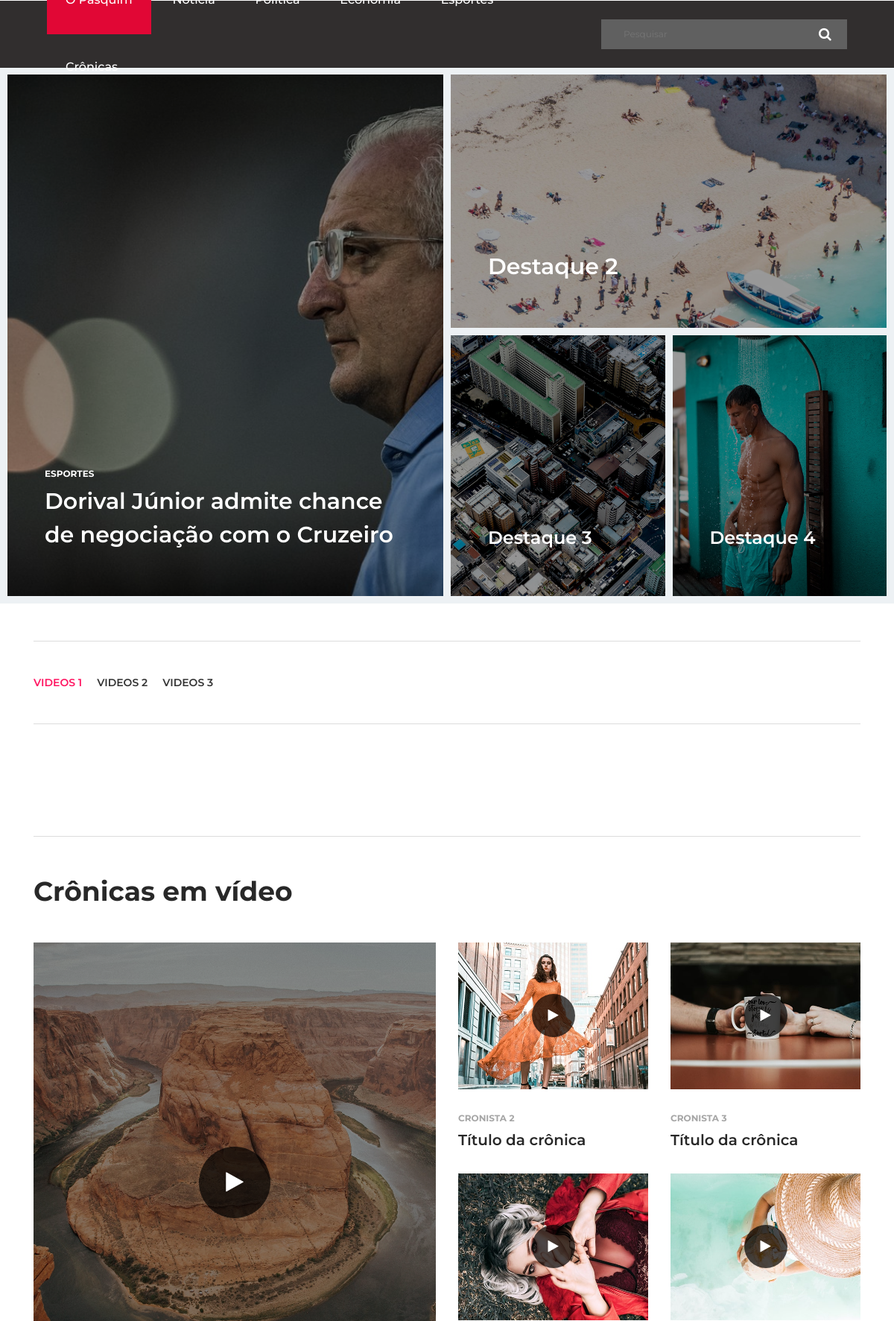
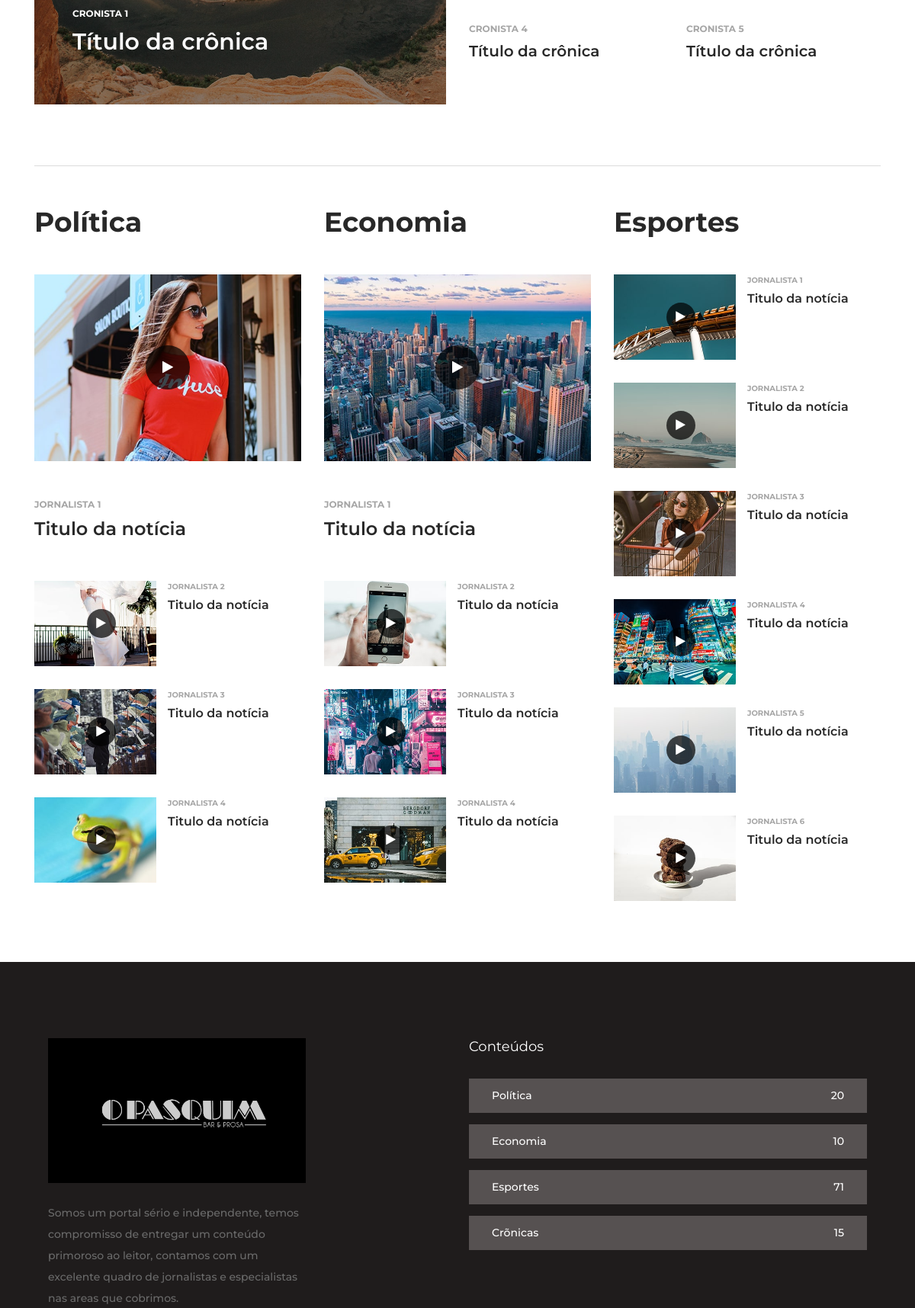
The page / (upper part) on the database its author committed (2 pictures, top to bottom).
### tables this page shows
CREATE TABLE `noticias` (
  `id` int(11) NOT NULL AUTO_INCREMENT,
  `titulo` varchar(255) NOT NULL,
  `subtitulo` varchar(255) NOT NULL,
  `texto` varchar(55500) DEFAULT NULL,
  `imagens` varchar(255) NOT NULL,
  `videos` varchar(255) DEFAULT NULL,
  `tags` varchar(255) NOT NULL,
  `id_categoria` int(11) DEFAULT NULL,
  `id_usuario` int(11) DEFAULT NULL,
  `datahora` varchar(150) DEFAULT NULL,
  PRIMARY KEY (`id`),
  KEY `id_categoria` (`id_categoria`),
  KEY `id_usuario` (`id_usuario`),
  CONSTRAINT `noticias_ibfk_1` FOREIGN KEY (`id_usuario`) REFERENCES `usuarios` (`id`),
  CONSTRAINT `noticias_ibfk_2` FOREIGN KEY (`id_categoria`) REFERENCES `categorias` (`id`),
  CONSTRAINT `noticias_ibfk_3` FOREIGN KEY (`id_usuario`) REFERENCES `usuarios` (`id`)
);

CREATE TABLE `categorias` (
  `id` int(11) NOT NULL AUTO_INCREMENT,
  `categoria` varchar(255) NOT NULL,
  PRIMARY KEY (`id`)
);

### index.php (the view, shortened to what the rows shown need)
<?php
    include('admin/class/Conexao.php');
    include('admin/class/Portal.php');
    $destaques = Portal::destaques($conexao);
?>
<!DOCTYPE html>
<html lang="pt-br">
<head>
    <link rel="stylesheet" href="style.css">
</head>
<body>
    <div class="hero-area d-flex flex-wrap">
        <div class="hero-single-section">
            <div class="single-welcome-post bg-img item1 wow fadeInUp" data-wow-delay="300ms" style="background-image: url(<?php echo $destaques[0]['imagens']; ?>);">
                <div class="welcome-post-content">
                    <div class="single-blog-post white">
                        <div class="blog-content">
                            <a href="#" class="post-tag"><?php echo $destaques[0]['categoria']; ?></a>
                            <a href="#" class="post-title"><?php echo $destaques[0]['titulo']; ?></a>
                        </div>
                    </div>
                </div>
            </div>
        </div>
    </div>
    <section class="travel-videos-area">
        <div class="container">
            <div class="travel-videos-content">
                <div class="row">
                    <div class="col-12">
                        <div class="section-heading wow fadeInUp" data-wow-delay="200ms">
                            <h2>Crônicas em vídeo</h2>
                        </div>
                    </div>
                </div>
            </div>
        </div>
    </section>
    <section class="small-videos-area">
        <div class="container">
            <div class="small-videos-content">
                <div class="row">
                    <div class="col-12 col-md-6 col-lg-4">
                        <div class="section-heading wow fadeInUp" data-wow-delay="200ms">
                            <h2>Política</h2>
                        </div>
                    </div>
                    <div class="col-12 col-md-6 col-lg-4">
                        <div class="section-heading wow fadeInUp" data-wow-delay="200ms">
                            <h2>Economia</h2>
                        </div>
                    </div>
                    <div class="col-12 col-md-6 col-lg-4">
                        <div class="section-heading wow fadeInUp" data-wow-delay="200ms">
                            <h2>Esportes</h2>
                        </div>
                    </div>
                </div>
            </div>
        </div>
    </section>
</body>
</html>

### rows shown on the page
noticias: imagens (picture), titulo "Dorival Júnior admite chance de negociação com o Cruzeiro"
categorias: categoria "ESPORTES"
